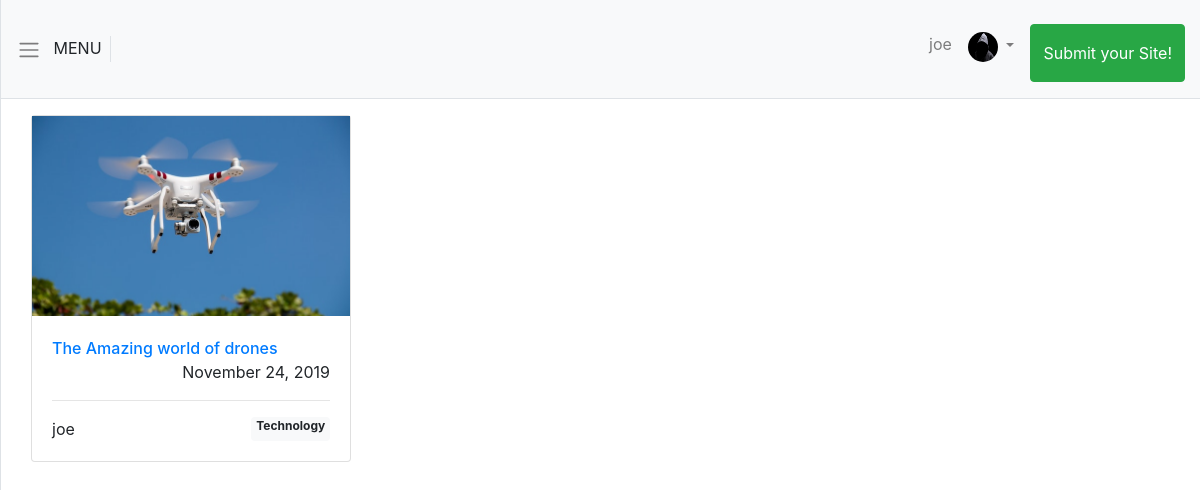
/ (signed in), run on an earlier commit of the app's database.
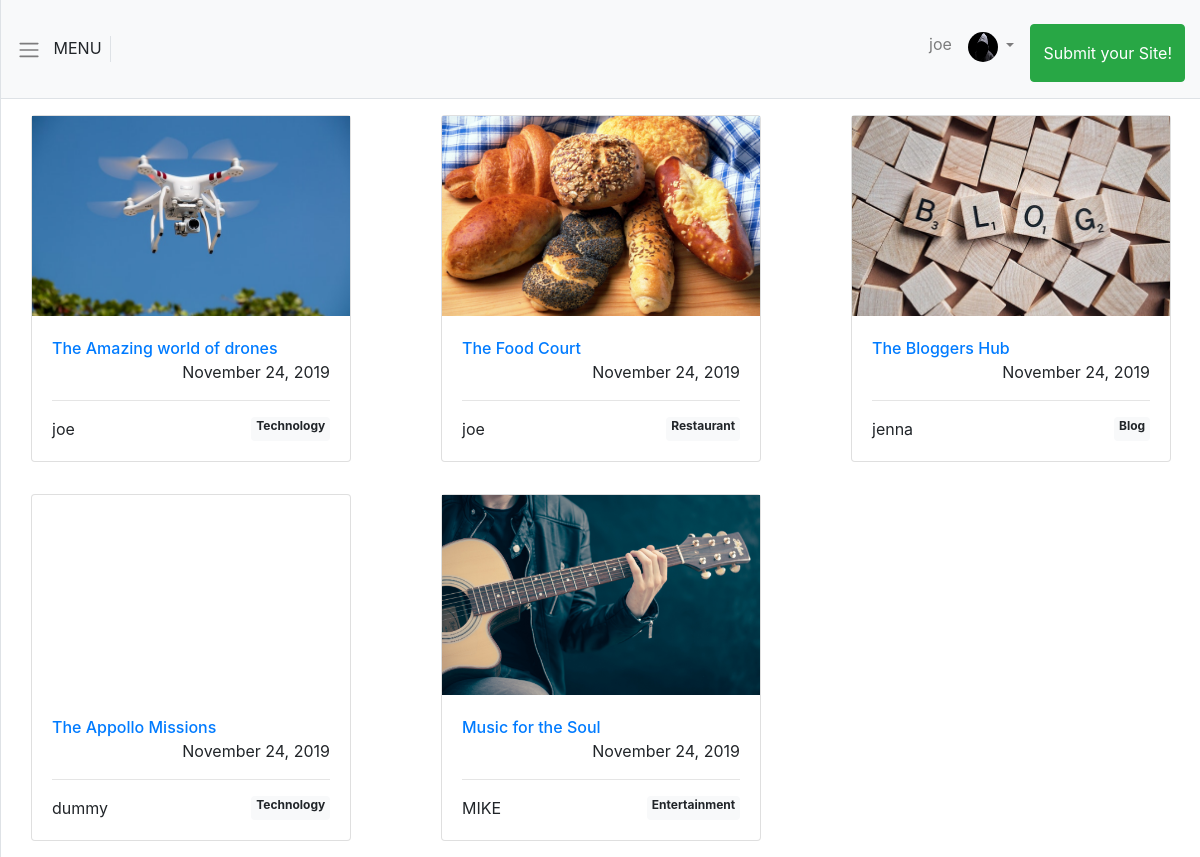
And on a later commit of the database.
### accounts/models.py (models this page shows, shortened)
class CustomUser(AbstractUser):
    avatar = models.ImageField(upload_to='avatars', default='default_avatar.jpg')
    bio = models.CharField(max_length=500, null=True, blank=True)
    telephone = models.CharField(max_length=13, blank=True, null=True)
    def __str__(self):
        return self.username

### sites/models.py (models this page shows, shortened)
class Site(models.Model):
    cover = models.ImageField(upload_to='sites_images')
    title = models.CharField(max_length=100)
    description = models.TextField()
    tags = models.ManyToManyField(Tag)
    author = models.ForeignKey(get_user_model(), on_delete=models.CASCADE, related_name='sites')
    created_at = models.DateTimeField(auto_now_add=True, blank=True, null=True)

class Tag(models.Model):
    name = models.CharField(max_length=13)
    def __str__(self):
        return self.name

### sites/views.py (the view)
# urls.py: path('', SiteListView.as_view(), name='home'),
class SiteListView(ListView):
    model = Site
    template_name = 'home.html'

### templates/home.html
{% extends 'base.html'%}
{% block content%}
<div class="row">
    {% for object in object_list %}
    <div class="col-lg-4 col-md-6 my-3">
        <div class="card mx-auto" style="width: 20rem;">
            <a href="{% url 'site' object.id %}">
                <div class="site_display_image" style="background-image: url({{object.cover.url}});"></div>
            </a>
            <div class="card-body site_display_card_body">
                <div>
                    <a href="{% url 'site' object.id %}">
                        <span class="h6 text-center">{{object.title}}</span>
                    </a>
                </div>
                <div style="display:flex; justify-content: flex-end;">
                    <span>{{object.created_at | date:"F d, Y" }}</span>
                </div>
                <hr>
                <div style="display:flex; justify-content:space-between;">
                    <span>{{object.author}}</span>
                    {% for tag in object.tags.all %}
                    <span class="badge badge-light">{{tag}}</span>
                    {% endfor%}
                </div>
            </div>
        </div>
    </div>
    {% endfor %}
</div>
{% endblock content%}

### templates/base.html (shortened to what this page needs)
{% load static%}
<!DOCTYPE html>
<html lang="en">
<head>
    <link rel="stylesheet" href="https://stackpath.bootstrapcdn.com/bootstrap/4.3.1/css/bootstrap.min.css"
>
    <link rel="stylesheet" href="{%static 'css/simple-sidebar.css'%}">
    <link rel="stylesheet" href="{% static 'css/circle.css'%}">
    <link rel="stylesheet" href="{% static 'css/main.css'%}">
</head>
<body>
    <div class="d-flex" id="wrapper">
        <div id="page-content-wrapper">
            {% include 'navbar.html'%}
            <div class="container-fluid px-0">
                {% block content%}
                {% endblock content%}
            </div>
        </div>
    </div>
</body>
</html>

### templates/navbar.html (shortened to what this page needs)
<nav class="navbar navbar-expand-lg navbar-light bg-light border-bottom p-3 my_navbar">
    <div style="cursor: pointer; height: 100%;" id='menu-toggle' class="border-right">
        <span class="navbar-toggler-icon"></span>
        <span class="px-2">MENU</span>
    </div>
    <div class="collapse navbar-collapse" id="navbarSupportedContent">
        <ul class="navbar-nav ml-auto mt-2">
            {% if user.is_authenticated%}
            <li class="nav-item">
                <a class="nav-link" href="{%url 'profile' user.id%}">{{user.username}}</a>
            </li>
            <li class="nav-item dropdown">
                <a class="nav-link dropdown-toggle" href="#" id="navbarDropdown" role="button" data-toggle="dropdown"
                    aria-haspopup="true" aria-expanded="false">
                    <img src="{{user.avatar.url}}" alt="user.username" class="navbar_avatar">
                </a>
            </li>
            <li>
                <a class="btn btn-success btn-large h-100 py-3 ml-2" href="{% url 'add_site' %}">Submit your Site!</a>
            </li>
            {% else %}
            <li class="nav-item">
                <a class="nav-link" href="{% url 'login' %}">REGISTER/LOGIN</a>
            </li>
            {% endif %}
        </ul>
    </div>
</nav>

### static/css/simple-sidebar.css (style rules this page uses)
body { overflow-x: hidden; }
#page-content-wrapper { min-width: 100vw; }

### static/css/main.css (style rules this page uses)
.navbar_avatar { width:30px; height:30px; border-radius: 50%; }
.site_display_image { height:200px; min-width:19rem; background-size: cover; background-position: center; background-repeat: no-repeat; }

What changed in the data, as far as the page shows it:
added Site: cover (picture), title "The Food Court", created_at "November 24, 2019", author "joe"
added Tag: name "Restaurant", shown under "The Food Court"
added Site: cover (picture), title "The Bloggers Hub", created_at "November 24, 2019", author "jenna"
added Tag: name "Blog", shown under "The Bloggers Hub"
added Site: title "The Appollo Missions", created_at "November 24, 2019", author "dummy", Tag (name "Technology")
added Site: cover (picture), title "Music for the Soul", created_at "November 24, 2019", author "MIKE"
added Tag: name "Entertainment", shown under "Music for the Soul"
